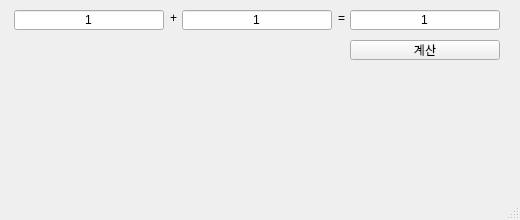
<?xml version="1.0" encoding="UTF-8"?>
<ui version="4.0">
 <class>MainWindow</class>
 <widget class="QMainWindow" name="MainWindow">
  <property name="geometry">
   <rect>
    <x>0</x>
    <y>0</y>
    <width>520</width>
    <height>220</height>
   </rect>
  </property>
  <property name="windowTitle">
   <string>MainWindow</string>
  </property>
  <widget class="QWidget" name="centralwidget">
   <widget class="QPushButton" name="pb">
    <property name="geometry">
     <rect>
      <x>350</x>
      <y>40</y>
      <width>150</width>
      <height>20</height>
     </rect>
    </property>
    <property name="text">
     <string>계산</string>
    </property>
   </widget>
   <widget class="QLineEdit" name="le1">
    <property name="enabled">
     <bool>true</bool>
    </property>
    <property name="geometry">
     <rect>
      <x>14</x>
      <y>10</y>
      <width>150</width>
      <height>20</height>
     </rect>
    </property>
    <property name="inputMask">
     <string/>
    </property>
    <property name="text">
     <string>1</string>
    </property>
    <property name="alignment">
     <set>Qt::AlignCenter</set>
    </property>
   </widget>
   <widget class="QLabel" name="lb1">
    <property name="geometry">
     <rect>
      <x>170</x>
      <y>10</y>
      <width>16</width>
      <height>16</height>
     </rect>
    </property>
    <property name="text">
     <string>+</string>
    </property>
   </widget>
   <widget class="QLineEdit" name="le2">
    <property name="geometry">
     <rect>
      <x>182</x>
      <y>10</y>
      <width>150</width>
      <height>20</height>
     </rect>
    </property>
    <property name="inputMask">
     <string/>
    </property>
    <property name="text">
     <string>1</string>
    </property>
    <property name="alignment">
     <set>Qt::AlignCenter</set>
    </property>
   </widget>
   <widget class="QLabel" name="lb2">
    <property name="geometry">
     <rect>
      <x>338</x>
      <y>10</y>
      <width>16</width>
      <height>16</height>
     </rect>
    </property>
    <property name="text">
     <string>=</string>
    </property>
   </widget>
   <widget class="QLineEdit" name="le3">
    <property name="geometry">
     <rect>
      <x>350</x>
      <y>10</y>
      <width>150</width>
      <height>20</height>
     </rect>
    </property>
    <property name="inputMask">
     <string/>
    </property>
    <property name="text">
     <string>1</string>
    </property>
    <property name="alignment">
     <set>Qt::AlignCenter</set>
    </property>
   </widget>
  </widget>
  <widget class="QMenuBar" name="menubar">
   <property name="geometry">
    <rect>
     <x>0</x>
     <y>0</y>
     <width>520</width>
     <height>21</height>
    </rect>
   </property>
  </widget>
  <widget class="QStatusBar" name="statusbar"/>
 </widget>
 <resources/>
 <connections/>
</ui>
